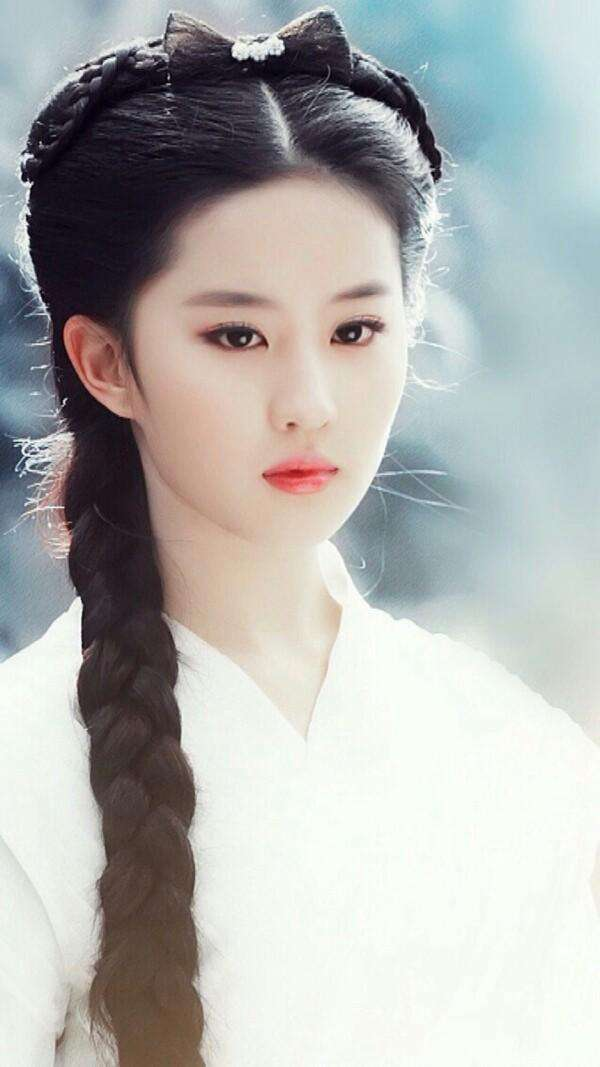
#> input picture 图片/beauty.jpg, 600 x 1067 px, found by its file name
$ python '像素处理.py'
#> lines starting #> are read from the running program, lines starting #| are printed output that depends on the picture; after the words box and inside, x2 and y2 are one past the last pixel; in counts of white or black regions, pixels touching at a corner belong together
import cv2


img = cv2.imread("beauty.jpg")
#> img is the input picture: shape (1067, 600, 3); mean B, G, R 175.2, 177.4, 176.4

img[100:200,150:200] = [255,255,255]
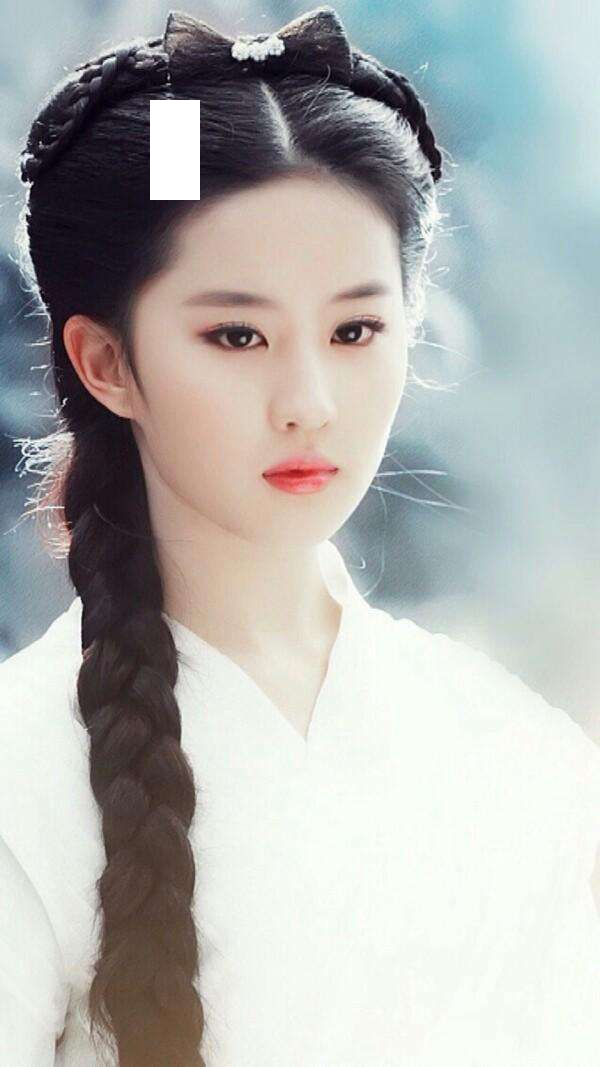
#> img: shape (1067, 600, 3); 0.78% of pixels changed, all inside (x1, y1, x2, y2) = (150, 100, 200, 200)

cv2.imshow("demo",img)

cv2.waitKey(0)
cv2.destroyAllWindows()


cv2.imwrite("beauty1.jpg",img)
